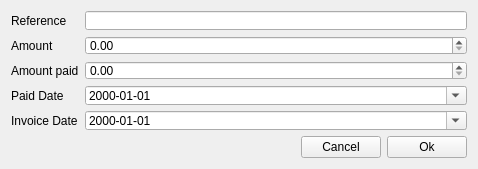
<?xml version="1.0" encoding="UTF-8"?>
<ui version="4.0">
 <class>editEditInvoice</class>
 <widget class="QWidget" name="editEditInvoice">
  <property name="geometry">
   <rect>
    <x>0</x>
    <y>0</y>
    <width>478</width>
    <height>169</height>
   </rect>
  </property>
  <property name="minimumSize">
   <size>
    <width>478</width>
    <height>169</height>
   </size>
  </property>
  <property name="maximumSize">
   <size>
    <width>478</width>
    <height>169</height>
   </size>
  </property>
  <property name="windowTitle">
   <string>Form</string>
  </property>
  <layout class="QVBoxLayout" name="verticalLayout">
   <item>
    <layout class="QFormLayout" name="formLayout">
     <item row="0" column="0">
      <widget class="QLabel" name="label">
       <property name="text">
        <string>Reference</string>
       </property>
      </widget>
     </item>
     <item row="0" column="1">
      <widget class="QLineEdit" name="editReference"/>
     </item>
     <item row="1" column="0">
      <widget class="QLabel" name="label_2">
       <property name="text">
        <string>Amount</string>
       </property>
      </widget>
     </item>
     <item row="1" column="1">
      <widget class="QDoubleSpinBox" name="editAmount">
       <property name="maximum">
        <double>999999.989999999990687</double>
       </property>
      </widget>
     </item>
     <item row="2" column="0">
      <widget class="QLabel" name="label_3">
       <property name="text">
        <string>Amount paid</string>
       </property>
      </widget>
     </item>
     <item row="2" column="1">
      <widget class="QDoubleSpinBox" name="editPaid">
       <property name="maximum">
        <double>999999.989999999990687</double>
       </property>
      </widget>
     </item>
     <item row="3" column="0">
      <widget class="QLabel" name="label_4">
       <property name="text">
        <string>Paid Date</string>
       </property>
      </widget>
     </item>
     <item row="3" column="1">
      <widget class="QDateEdit" name="editPaidDate">
       <property name="displayFormat">
        <string>yyyy-MM-dd</string>
       </property>
       <property name="calendarPopup">
        <bool>true</bool>
       </property>
      </widget>
     </item>
     <item row="4" column="0">
      <widget class="QLabel" name="label_5">
       <property name="text">
        <string>Invoice Date</string>
       </property>
      </widget>
     </item>
     <item row="4" column="1">
      <widget class="QDateEdit" name="editInvoiceDate">
       <property name="displayFormat">
        <string>yyyy-MM-dd</string>
       </property>
       <property name="calendarPopup">
        <bool>true</bool>
       </property>
      </widget>
     </item>
    </layout>
   </item>
   <item>
    <spacer name="verticalSpacer">
     <property name="orientation">
      <enum>Qt::Vertical</enum>
     </property>
     <property name="sizeHint" stdset="0">
      <size>
       <width>20</width>
       <height>40</height>
      </size>
     </property>
    </spacer>
   </item>
   <item>
    <layout class="QHBoxLayout" name="horizontalLayout">
     <item>
      <spacer name="horizontalSpacer">
       <property name="orientation">
        <enum>Qt::Horizontal</enum>
       </property>
       <property name="sizeHint" stdset="0">
        <size>
         <width>40</width>
         <height>20</height>
        </size>
       </property>
      </spacer>
     </item>
     <item>
      <widget class="QPushButton" name="btnCancel">
       <property name="text">
        <string>Cancel</string>
       </property>
      </widget>
     </item>
     <item>
      <widget class="QPushButton" name="btnOk">
       <property name="text">
        <string>Ok</string>
       </property>
      </widget>
     </item>
    </layout>
   </item>
  </layout>
  <action name="actionSave">
   <property name="text">
    <string>Save</string>
   </property>
  </action>
 </widget>
 <resources/>
 <connections>
  <connection>
   <sender>btnOk</sender>
   <signal>clicked()</signal>
   <receiver>actionSave</receiver>
   <slot>trigger()</slot>
   <hints>
    <hint type="sourcelabel">
     <x>451</x>
     <y>152</y>
    </hint>
    <hint type="destinationlabel">
     <x>-1</x>
     <y>-1</y>
    </hint>
   </hints>
  </connection>
  <connection>
   <sender>btnCancel</sender>
   <signal>clicked()</signal>
   <receiver>editEditInvoice</receiver>
   <slot>hide()</slot>
   <hints>
    <hint type="sourcelabel">
     <x>392</x>
     <y>145</y>
    </hint>
    <hint type="destinationlabel">
     <x>473</x>
     <y>-1</y>
    </hint>
   </hints>
  </connection>
 </connections>
</ui>
